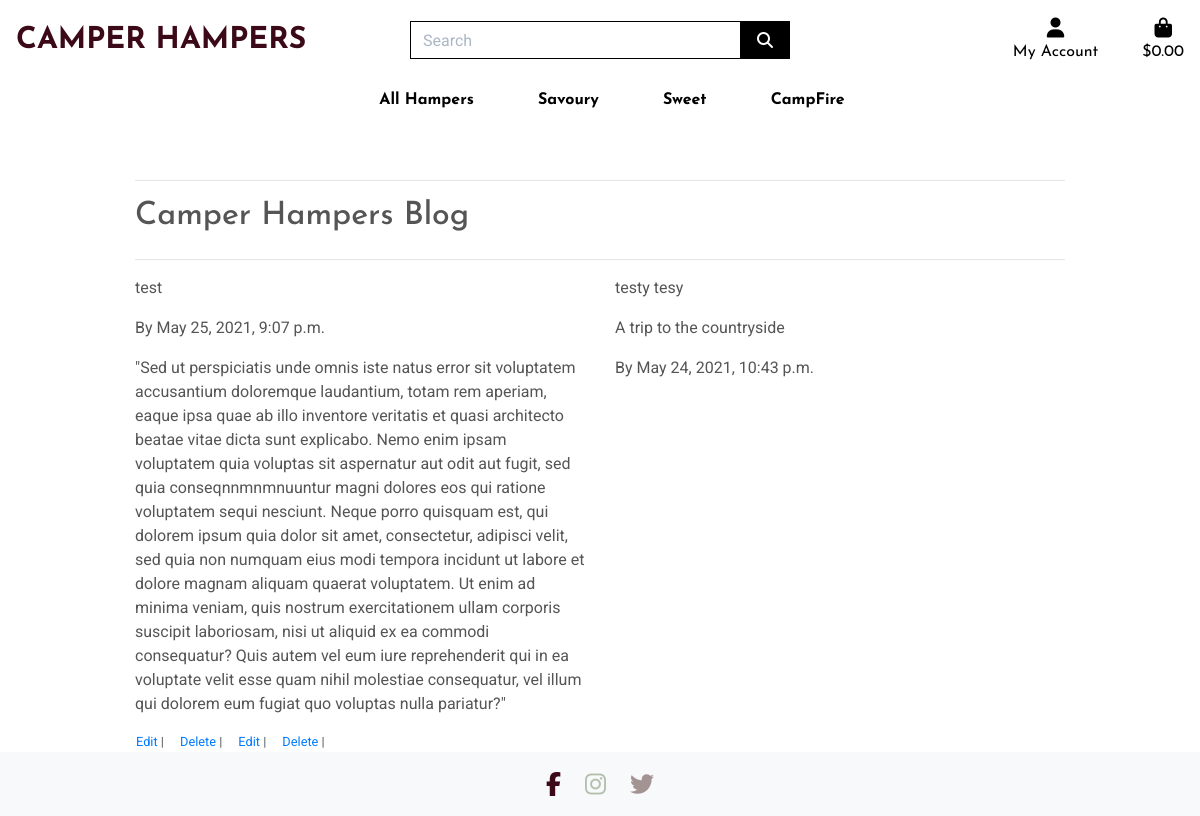
Page /blog/ (signed in) on the committed database.
### blog/models.py (models this page shows, shortened)
class OwnerBlog(models.Model):
    blog_title = models.CharField(max_length=254)
    blog_content = models.TextField(blank=True, null=True, default='')
    date_added = models.DateTimeField(default=timezone.now)
    class Meta:
        ordering = ['-date_added']

### blog/views.py (the view)
# urls.py: path('', views.blog, name='blog'),
def blog(request):
    blog = OwnerBlog.objects.all()
    context = {
        'blog': blog,
    }
    return render(request, 'blog/blog.html', context)

### bag/contexts.py (called while the page is built, shortened)
def bag_contents(request):
    bag_items = []
    total = 0
    product_count = 0
    bag = request.session.get('bag', {})
    delivery = total * Decimal(settings.STANDARD_DELIVERY_PERCENTAGE / 100)
    grand_total = delivery + total
    context = {
        'bag_items': bag_items,
        'total': total,
        'product_count': product_count,
        'delivery': delivery,
        'grand_total': grand_total,
    }
    return context

### blog/templates/blog/blog.html (shortened to what this page needs)
{% extends "base.html" %}
{% load static %}
{% block extra_css %}
    <link rel="stylesheet" href="{% static 'profiles/css/profile.css' %}">
{% endblock %}
{% block page_header %}
    <div class="container header-container">
    </div>
{% endblock %}
{% block content %}
    <div class="overlay"></div>
    <div class="container">
        <div class="row">
            <div class="col-12">
                <hr>
                <h2 class="logo-font mb-4">Camper Hampers Blog</h2>
                <hr>
            </div>
        </div>
        <div class="row">
            {% for blog in blog %}
            <div class="col-12 col-lg-6">
                <p>{{ blog.blog_title }}</p>
            </div>
            <div class="col-12 col-lg-6">
                <p>{{ blog.blog_content }}</p>
            </div>
            <div class="col-12 col-lg-6">
                <p>By {{ blog.date_added }}</p>
            </div>
            {% endfor %}
            {% for blog in blog %}
                {% if request.user.is_superuser %}
                <small class="ml-3">
                    <a href="{% url 'edit_blog' blog.id %}">Edit</a> |
                </small>
                <small class="ml-3">
                    <a href="{% url 'delete_blog' blog.id %}">Delete</a> |
                </small>
                {% endif %}
            {% endfor %}
        </div>
    </div>
{% endblock %}

### static/css/base.css (style rules this page uses)
html { height: 100%; }
body { background-size: cover; height: calc(100vh - 164px); color: #555; font-family: 'Roboto'; }
@media (min-width: 992px) { .header-container { padding-top: 164px; } }
.logo-font { font-family: 'Josefin Sans', sans-serif; }
.overlay { height: 100%; width: 100%; top: 0; left: 0; position: fixed; background: white; z-index: -1; }
@media (min-width: 1200px) { .container { max-width: 80%; } }

### rows in the picture
OwnerBlog: blog_title "test", blog_content "testy tesy", date_added "May 25, 2021, 9:07 p.m."
OwnerBlog: blog_title "A trip to the countryside", blog_content "\"Sed ut perspiciatis unde omnis iste natus error sit voluptatem accusantium doloremque laudantium, totam rem aperiam, eaque ipsa quae ab illo inventore veritatis et quasi architecto beatae vitae dicta sunt explicabo. Nemo enim ipsam voluptatem quia voluptas sit aspernatur aut odit aut fugit, sed quia conseqnnmnmnuuntur magni dolores eos qui ratione voluptatem sequi nesciunt. Neque porro quisquam est, qui dolorem ipsum quia dolor sit amet, consectetur, adipisci velit, sed quia non numquam eius modi tempora incidunt ut labore et dolore magnam aliquam quaerat voluptatem. Ut enim ad minima veniam, quis nostrum exercitationem ullam corporis suscipit laboriosam, nisi ut aliquid ex ea commodi…", date_added "May 24, 2021, 10:43 p.m."
